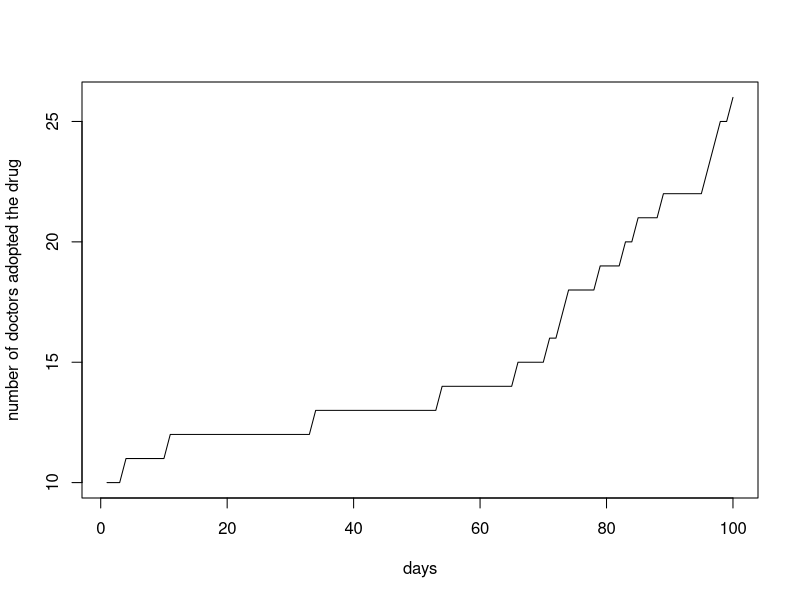
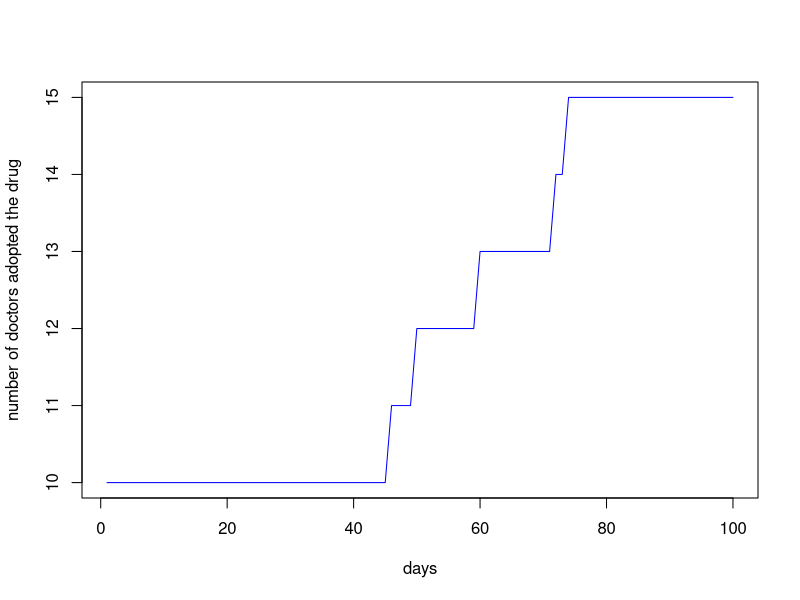
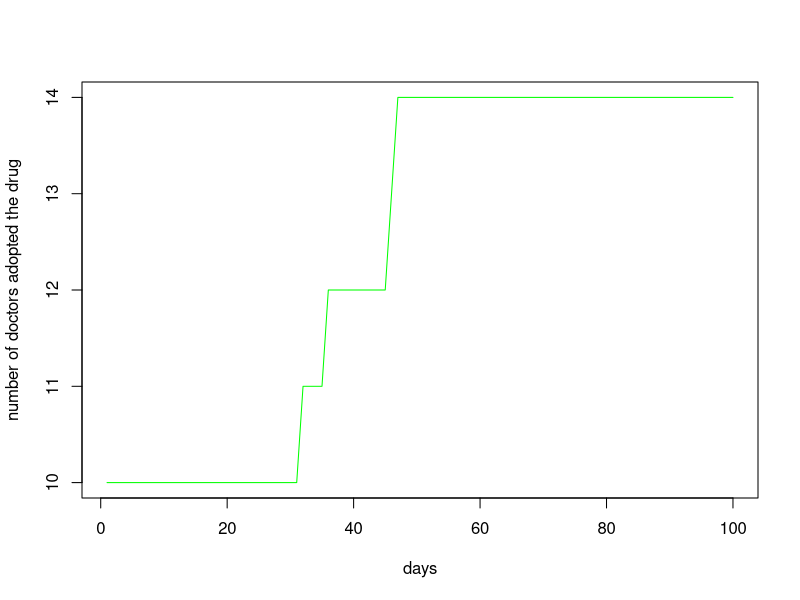
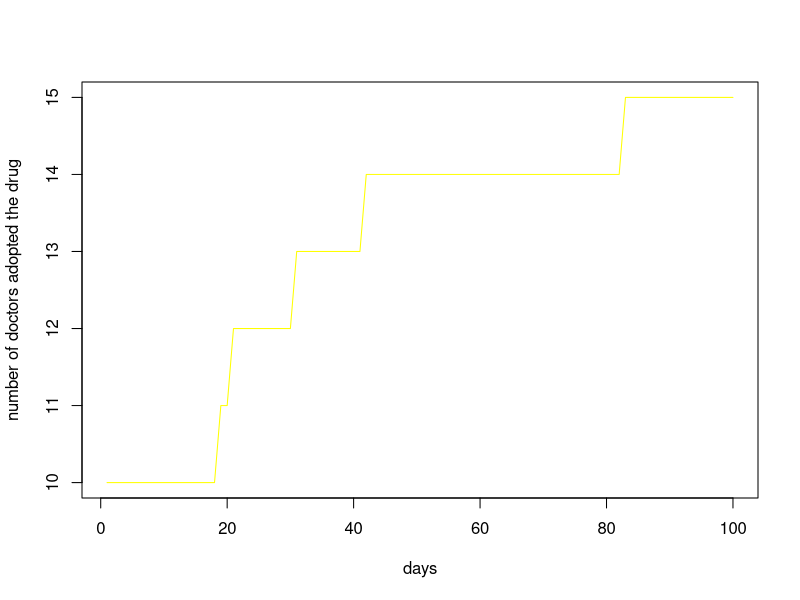
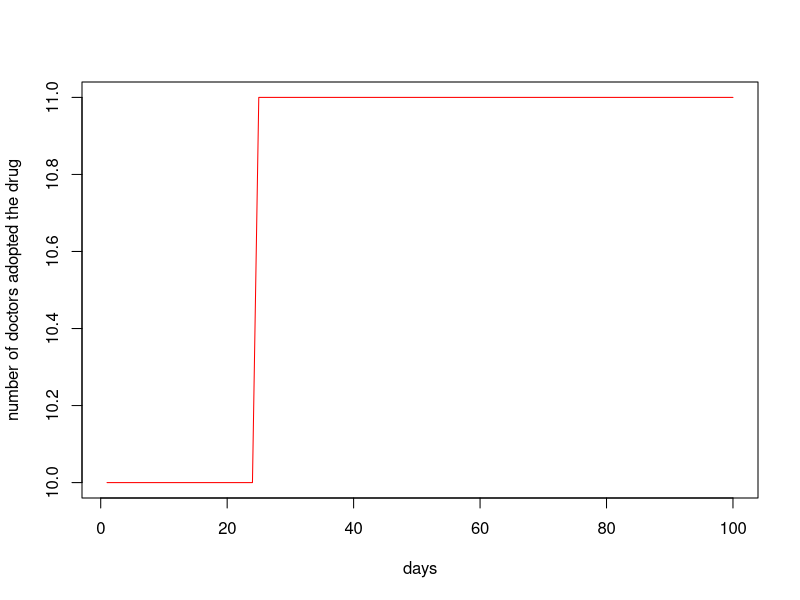
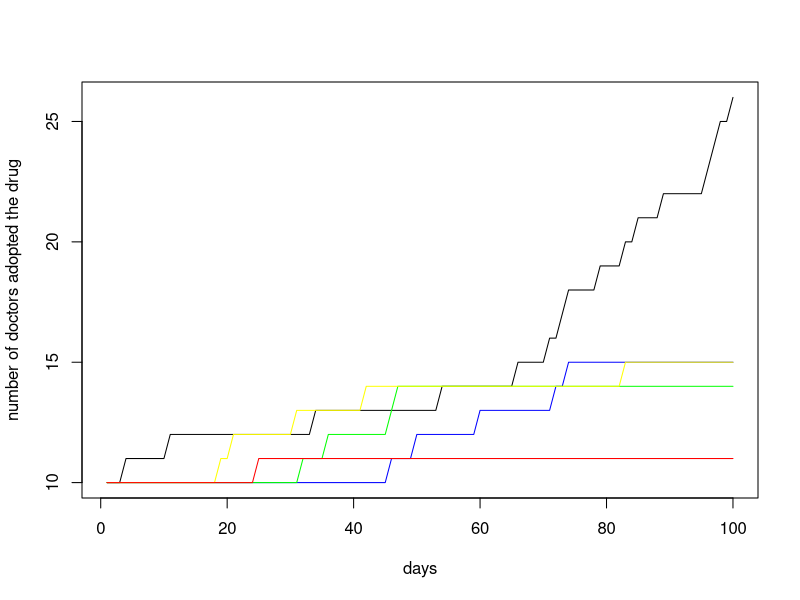

Recreate these plots in R, in order.
# Homework 6
# Stat 133, Lec 2, Spring 2015
# Due : Friday March 20th by 5 pm

# Review the slides on simulations for this assignment.

# Consider the following model on use of a new drug:
# We have a population of doctors, population size : <n.doctors>
# Every doctor has either adopted the use of a new drug, or not (0/1 status)
# Now write a function that runs a simulation for a period of :
# <n.days> where
# - every day exactly two _random_ doctors meet
# - if one has adopted but the other one has not then the
#   holdout adopts the use of the drug with probability p
# Return a matrix that shows for each day which doctors have adopted
# the use of the drug.

# Input varibles are
# <n.days> : the number of days the simulation should be run for
# <n.doctors> : total number of doctors 
# <initial.doctors> : a 0/1 vector of length <n.doctors>, 1 for adopters
# <p> : the probability that the non-adopter adopts the drug.

# Ouput variable
# <has_adopted> : matrix with <n.doctors> rows and <n.days> columns
#                 i.e. one row for each doctor
#                 the entries are 0 for days where the doctor is a
#                 non-adopter, else 1 (so once a row turns to 1 it stays as 1).

sim.doctors <- function(initial.doctors, n.doctors, n.days, p){
  has.adopted <- matrix(initial.doctors, ncol=1)
  for (i in 2:n.days) {
    two_random_doctors = sample(n.doctors, size=2, replace = T)
    if (initial.doctors[two_random_doctors[1]] != initial.doctors[two_random_doctors[2]]){
      if (initial.doctors[two_random_doctors[1]]==0) {
        initial.doctors[two_random_doctors[1]]=sample(c(0,1), 1, prob=c(1-p,p))
       }
      if (initial.doctors[two_random_doctors[2]]==0){
        initial.doctors[two_random_doctors[2]]=sample(c(0,1), 1, prob=c(1-p,p))
      }
      }
    has.adopted = cbind(has.adopted,initial.doctors)
    }
  return (has.adopted)
  }

  # Set up the output variable, define it as a matrix then use initial.doctors
  # to set the first column (day)

  # Run a simulation for <n.days> (use a for loop).  In the loop:
  # 1) pick two random doctors
  # 2) check if one has adopted the other hasn't
  # 3) convert the non-adopter with probability p

  # return the output



# When you test your function you have to generate <initial.doctors> and
# pick values for the other input parameters.

set.seed(42)
# Generate a value for <initial.doctors> that has 10% 1s and 90% 0s.
# Run your function for at least 5 different values of <p> and plot
# on x-axis: days,
# on y-axis : the number of doctors that have already adopted the drug, on that day
# Put all 5 lines in one figure (e.g. use first plot() then lines() for the subsequent lines)

initial.doctors = rep(c(0,1),c(90,10))

a = sim.doctors(initial.doctors, 100, 100,1/2)
plot(1:100,colSums(a),type="l",xlab="days",ylab="number of doctors adopted the drug")

b = sim.doctors(initial.doctors, 100, 100,1/4)
plot(1:100,colSums(b),type="l",col="blue",xlab="days",ylab="number of doctors adopted the drug")

c = sim.doctors(initial.doctors, 100, 100,1/5)
plot(1:100,colSums(c),type="l",col="green",xlab="days",ylab="number of doctors adopted the drug")

d = sim.doctors(initial.doctors, 100, 100,1/8)
plot(1:100,colSums(d),type="l",col="yellow",xlab="days",ylab="number of doctors adopted the drug")

e = sim.doctors(initial.doctors, 100, 100,1/9)
plot(1:100,colSums(e),type="l",col="red",xlab="days",ylab="number of doctors adopted the drug")

plot(1:100,colSums(a),type="l",xlab="days",ylab="number of doctors adopted the drug")+
  lines(1:100,colSums(b),col="blue")+
  lines(1:100,colSums(c),col="green")+
  lines(1:100,colSums(d), col="yellow")+
  lines(1:100,colSums(e), col="red")
